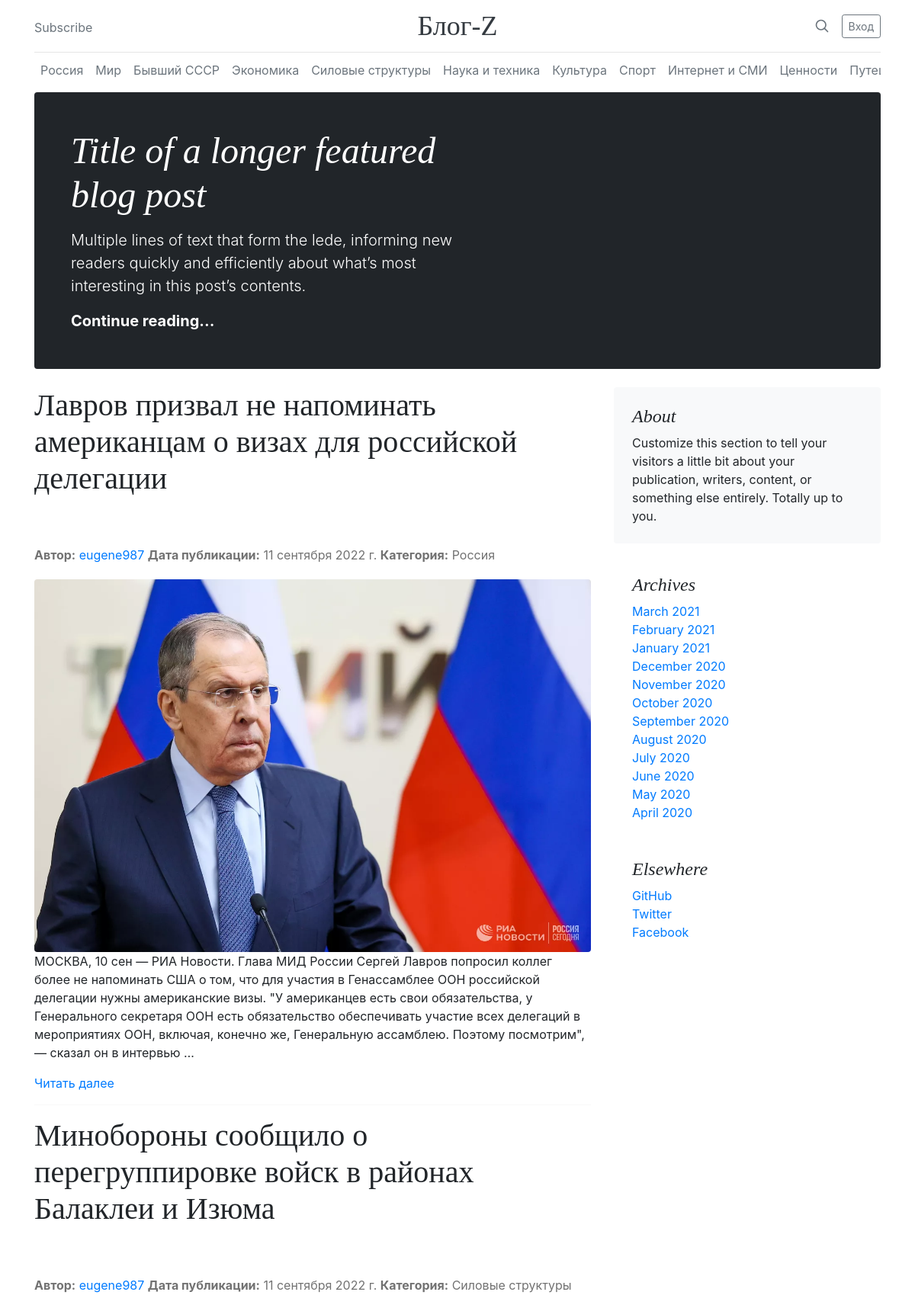
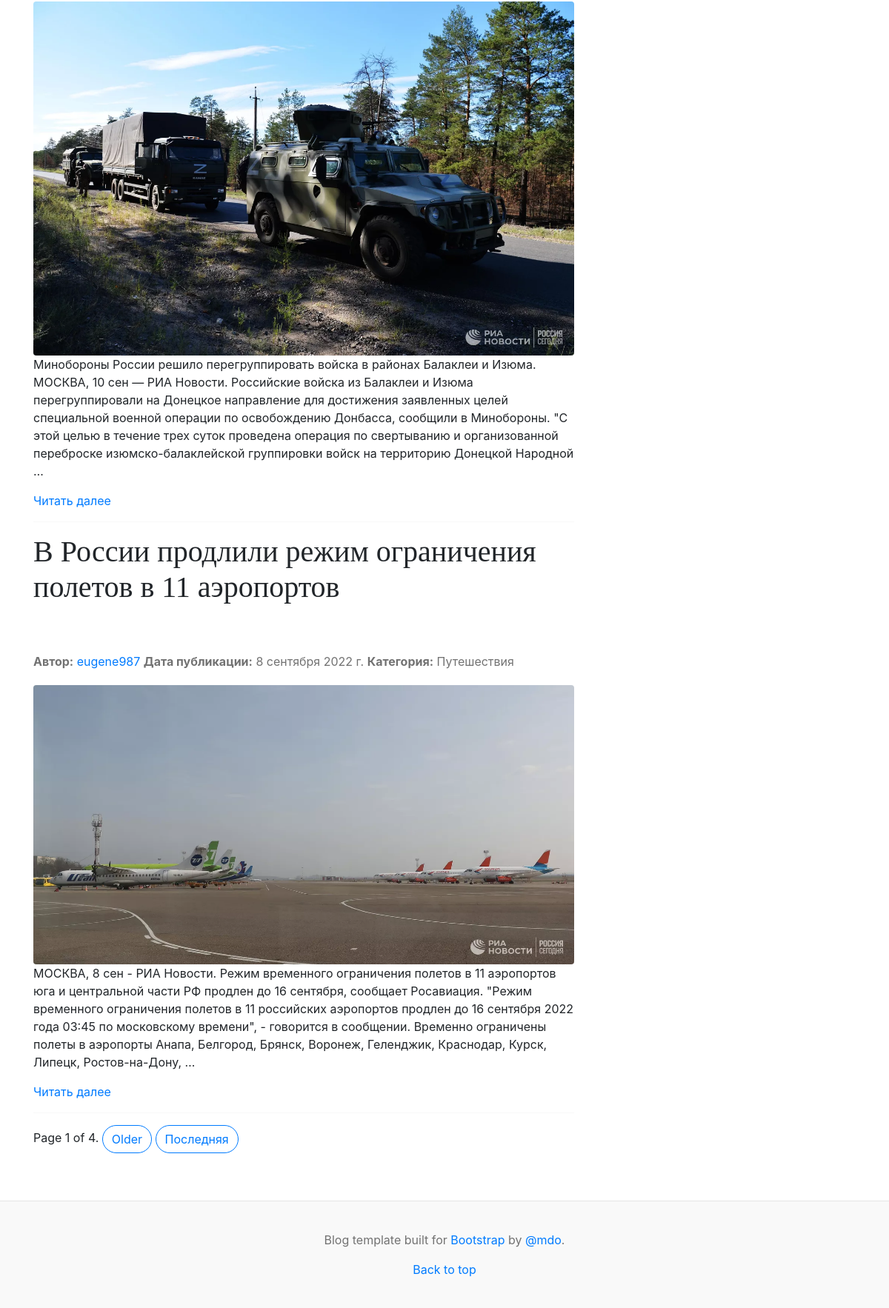
The page / on the database its author committed (2 pictures, top to bottom).
### blog/models.py (models this page shows, shortened)
class Post(models.Model):
    RUSSIA = '1'
    WORLD = '2'
    EX_USSR = '3'
    ECONOMY = '4'
    FORCE_STRUCTURES = '5'
    SCIENCE_AND_TECHNOLOGY = '6'
    CULTURE = '7'
    SPORT = '8'
    INTERNET_AND_MASS_MEDIA = '9'
    VALUES = '10'
    TRAVELS = '11'
    FROM_THE_LIFE = '12'
    CATEGORY = (
        (None, 'Выберите категорию'),
        (RUSSIA, 'Россия'),
        (WORLD, 'Мир'),
        (EX_USSR, 'Бывший СССР'),
        (ECONOMY, 'Экономика'),
        (FORCE_STRUCTURES, 'Силовые структуры'),
        (SCIENCE_AND_TECHNOLOGY, 'Наука и техника'),
        (CULTURE, 'Культура'),
        (SPORT, 'Спорт'),
        (INTERNET_AND_MASS_MEDIA, 'Интернет и СМИ'),
        (VALUES, 'Ценности'),
        (TRAVELS, 'Путешествия'),
        (FROM_THE_LIFE, 'Из жизни')
    )
    title = models.CharField(verbose_name='Название статьи', max_length=100)
    content = models.TextField(verbose_name='Содержание статьи')
    image = models.ImageField(
        verbose_name='Фото',
        upload_to='%Y/%m/%d/',
        blank=True
    )
    publication_date = models.DateTimeField(
        verbose_name='Дата публикации',
        default=timezone.now
    )
    owner = models.ForeignKey(User, on_delete=models.CASCADE, verbose_name='Автор')
    category = models.CharField(
        max_length=2,
        choices=CATEGORY
    )
    class Meta:
        ordering = ['-publication_date']

### blog/views.py (the view)
# urls.py: path('', IndexView.as_view(), name='index'),
class IndexView(ListView):
    model = Post
    template_name = 'blog/index.html'
    paginate_by = 3

### blog/templates/blog/index.html (shortened to what this page needs)
{% extends "blog/base.html" %}
{% block content %}
<div class="p-4 p-md-5 mb-4 rounded text-bg-dark">
    <div class="col-md-6 px-0">
        <h1 class="display-4 fst-italic">Title of a longer featured blog post</h1>
        <p class="lead my-3">Multiple lines of text that form the lede, informing new readers quickly and efficiently about what’s most interesting in this post’s contents.</p>
        <p class="lead mb-0"><a href="#" class="text-white fw-bold">Continue reading...</a></p>
    </div>
</div>
<div class="row g-5">
    <div class="col-md-8">
        {% if object_list %}
        {% for post in object_list %}
            <article class="blog-post">
                <h2 class="blog-post-title mb-1">{{ post.title }}</h2>
            </article>
            <p class="blog-post-meta">
                <b>Автор:</b> <a href="{% url 'blog:profile' %}">{{ post.owner }}</a>
                <b>Дата публикации:</b> {{ post.publication_date | date }}
                <b>Категория:</b> {{ post.get_category_display }}
            </p>
            <p>
                {% if post.image %}
                    <img src="{{ post.image.url }}" class="img-fluid rounded fload-left" alt="">
                {% endif %}
                {{ post.content | truncatewords:60 }}
            </p>
            <a href="{% url 'blog:post_detail' post.id %}">Читать далее</a>
            <hr>
        {% endfor %}
        {% else %}
            <p>No posts are published yet.</p>
        {% endif %}
        <nav class="blog-pagination" aria-label="Pagination">
            <span>
                Page {{ page_obj.number }} of {{ page_obj.paginator.num_pages }}.
            </span>
            {% if page_obj.has_next %}
                <a class="btn btn-outline-primary rounded-pill" href="?page={{ page_obj.next_page_number }}">Older</a>
                <a class="btn btn-outline-primary rounded-pill" href="?page={{ page_obj.paginator.num_pages }}">Последняя</a>
            {% endif %}
        </nav>
    </div>
    <div class="col-md-4">
      <div class="position-sticky" style="top: 2rem;">
        <div class="p-4 mb-3 bg-light rounded">
          <h4 class="fst-italic">About</h4>
          <p class="mb-0">Customize this section to tell your visitors a little bit about your publication, writers, content, or something else entirely. Totally up to you.</p>
        </div>
        <div class="p-4">
          <h4 class="fst-italic">Archives</h4>
          <ol class="list-unstyled mb-0">
            <li><a href="#">March 2021</a></li>
            <li><a href="#">February 2021</a></li>
            <li><a href="#">January 2021</a></li>
            <li><a href="#">December 2020</a></li>
            <li><a href="#">November 2020</a></li>
            <li><a href="#">October 2020</a></li>
            <li><a href="#">September 2020</a></li>
            <li><a href="#">August 2020</a></li>
            <li><a href="#">July 2020</a></li>
            <li><a href="#">June 2020</a></li>
            <li><a href="#">May 2020</a></li>
            <li><a href="#">April 2020</a></li>
          </ol>
        </div>
        <div class="p-4">
          <h4 class="fst-italic">Elsewhere</h4>
          <ol class="list-unstyled">
            <li><a href="#">GitHub</a></li>
            <li><a href="#">Twitter</a></li>
            <li><a href="#">Facebook</a></li>
          </ol>
        </div>
      </div>
    </div>
</div>
{% endblock content %}

### blog/static/blog/blog.css (style rules this page uses)
h1, h2, h3, h4, h5, h6 { font-family: "Playfair Display", Georgia, "Times New Roman", serif; }
.display-4 { font-size: 2.5rem; }
@media (min-width: 768px) { .display-4 { font-size: 3rem; } }
.blog-pagination { margin-bottom: 4rem; }
.blog-post { margin-bottom: 4rem; }
.blog-post-title { font-size: 2.5rem; }
.blog-post-meta { margin-bottom: 1.25rem; color: #727272; }

### rows shown on the page
Post: title "Лавров призвал не напоминать американцам о визах для российской делегации", owner "eugene987", publication_date "11 сентября 2022 г.", category "Россия", image (picture), content "МОСКВА, 10 сен — РИА Новости. Глава МИД России Сергей Лавров попросил коллег более не напоминать США о том, что для участия в Генассамблее ООН российской делегации нужны американские визы. \"У американцев есть свои обязательства, у Генерального секретаря ООН есть обязательство обеспечивать участие всех делегаций в мероприятиях ООН, включая, конечно же, Генеральную ассамблею. Поэтому посмотрим\", — сказал он в интервью …"
Post: title "Минобороны сообщило о перегруппировке войск в районах Балаклеи и Изюма", owner "eugene987", publication_date "11 сентября 2022 г.", category "Силовые структуры", image (picture), content "Минобороны России решило перегруппировать войска в районах Балаклеи и Изюма. МОСКВА, 10 сен — РИА Новости. Российские войска из Балаклеи и Изюма перегруппировали на Донецкое направление для достижения заявленных целей специальной военной операции по освобождению Донбасса, сообщили в Минобороны. \"С этой целью в течение трех суток проведена операция по свертыванию и организованной переброске изюмско-балаклейской группировки войск на территорию Донецкой Народной …"
Post: title "В России продлили режим ограничения полетов в 11 аэропортов", owner "eugene987", publication_date "8 сентября 2022 г.", category "Путешествия", image (picture), content "МОСКВА, 8 сен - РИА Новости. Режим временного ограничения полетов в 11 аэропортов юга и центральной части РФ продлен до 16 сентября, сообщает Росавиация. \"Режим временного ограничения полетов в 11 российских аэропортов продлен до 16 сентября 2022 года 03:45 по московскому времени\", - говорится в сообщении. Временно ограничены полеты в аэропорты Анапа, Белгород, Брянск, Воронеж, Геленджик, Краснодар, Курск, Липецк, Ростов-на-Дону, …"

### other values the page prints
{{ page_obj.number }} "1"
{{ page_obj.paginator.num_pages }} "4"
